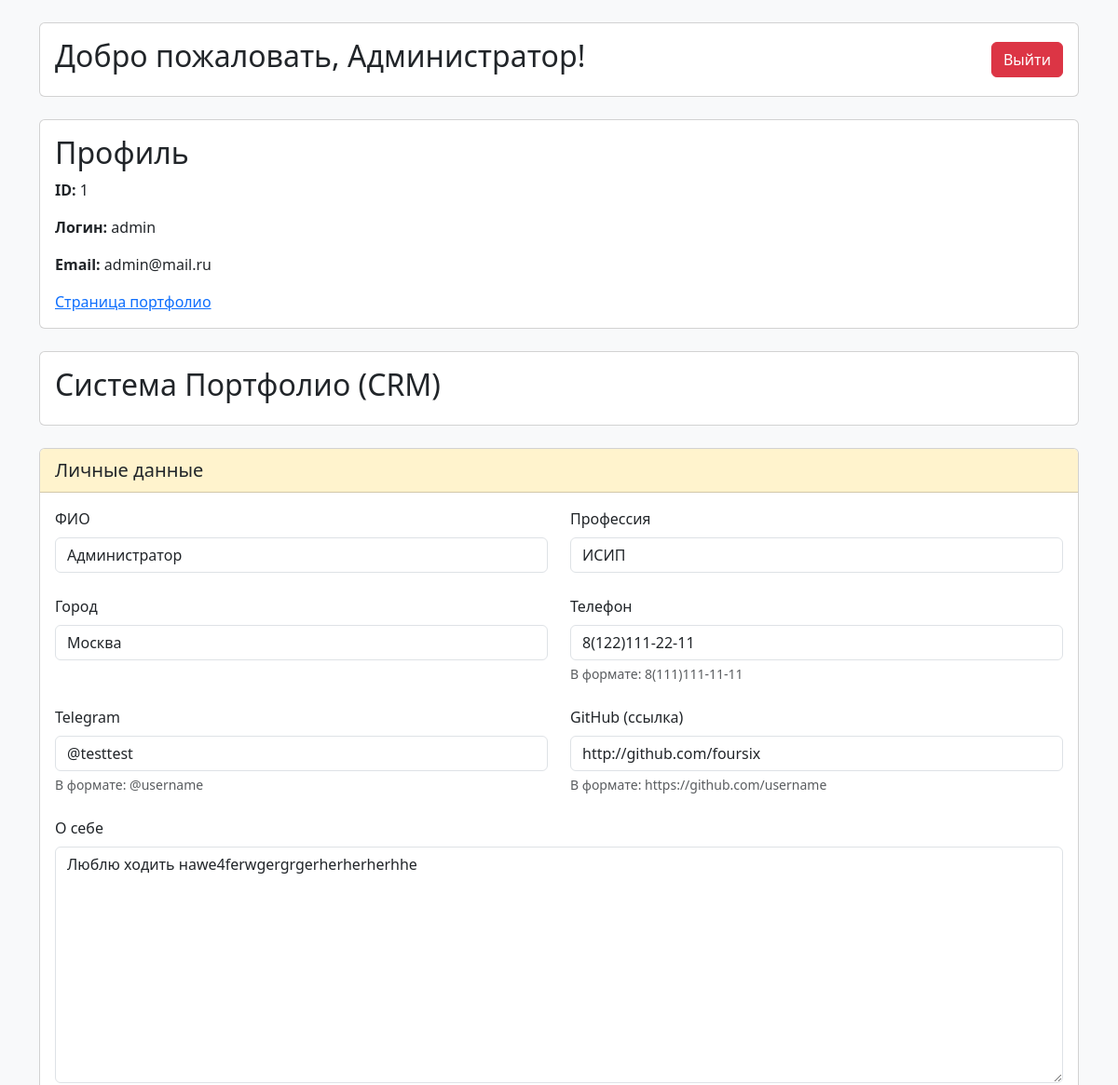
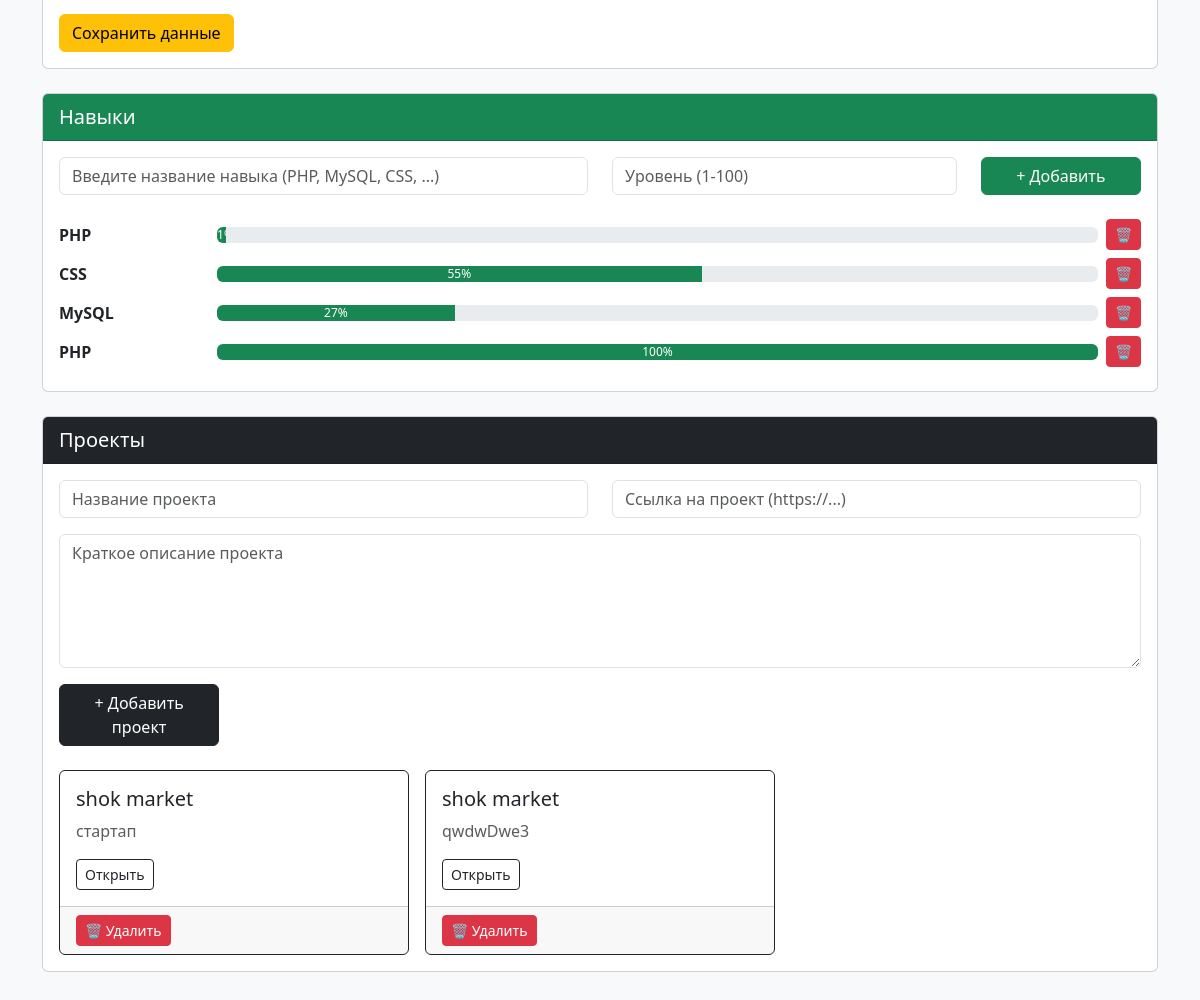
The app's page /adminpanel.php (signed in) with its own data (2 pictures, top to bottom).
### tables this page shows
CREATE TABLE `users` (
  `id` int NOT NULL,
  `name` varchar(150) NOT NULL,
  `login` varchar(50) NOT NULL,
  `password` varchar(50) NOT NULL,
  `email` varchar(100) NOT NULL
);

CREATE TABLE `portfolio` (
  `id` int NOT NULL,
  `user_id` int NOT NULL,
  `full_name` varchar(200) DEFAULT NULL,
  `profession` varchar(200) DEFAULT NULL,
  `city` varchar(100) DEFAULT NULL,
  `phone` varchar(20) DEFAULT NULL,
  `telegram` varchar(100) DEFAULT NULL,
  `github` varchar(200) DEFAULT NULL,
  `about` text
);

CREATE TABLE `skills` (
  `id` int NOT NULL,
  `user_id` int NOT NULL,
  `skill_name` varchar(100) NOT NULL,
  `level` int NOT NULL
);

CREATE TABLE `projects` (
  `id` int NOT NULL,
  `user_id` int NOT NULL,
  `title` varchar(150) NOT NULL,
  `description` text,
  `url` varchar(255) DEFAULT NULL
);

### adminpanel.php (the view, shortened to what this page needs)
<?php
    require "BD.php";
    $login = $_SESSION['user_login'];
    $user_id = $_SESSION['user_id'];
    $sql = "SELECT * FROM users WHERE login = :login";
    $stmt = $pdo->prepare($sql);
    $stmt->execute([':login' => $login]);
    $user = $stmt->fetch(PDO::FETCH_ASSOC);
    $stmtLD = $pdo->prepare("SELECT * FROM portfolio WHERE user_id = :zon_uid");
    $stmtLD->execute([':zon_uid' => $user_id]);
    $portfolio = $stmtLD->fetch(PDO::FETCH_ASSOC);
    $stmtSK = $pdo->prepare("SELECT * FROM skills WHERE user_id = :zon_uid");
    $stmtSK->execute([':zon_uid' => $user_id]);
    $skills = $stmtSK->fetchAll(PDO::FETCH_ASSOC);
    $stmtPR = $pdo->prepare("SELECT * FROM projects WHERE user_id = :zon_uid");
    $stmtPR->execute([':zon_uid' => $user_id]);
    $projects = $stmtPR->fetchAll(PDO::FETCH_ASSOC);
?>
<!DOCTYPE html>
<html lang="en">
<head>
    <link rel="stylesheet" href="Bootstrap\bootstrap.css">
</head>
<body class="bg-light container">
    <div class="card d-flex justify-content-between align-items-center flex-row mt-4 mb-4 p-3">
        <h2>Добро пожаловать, <?php echo $user['name']; ?>!</h2>
        <form method="POST" action="adminpanel.php">
            <button type="submit" name="logout" class="btn btn-danger" value="1">Выйти</button>
        </form>
    </div>
    <div class="card p-3 mb-4">
        <h2>Профиль</h2>
        <p><b>ID:</b> <?php echo $user['id']; ?></p>
        <p><b>Логин:</b> <?php echo $user['login']; ?></p>
        <p><b>Email:</b> <?php echo $user['email']; ?></p>
        <a href="portfolio.php?id=<?php echo $user['id']; ?>">Страница портфолио</a>
    </div>
    <div class="card d-flex justify-content-between align-items-center flex-row mt-4 mb-4 p-3">
        <h2>Система Портфолио (CRM)</h2>
    </div>
    <div class="card">
        <div class="card-header bg-warning-subtle fs-5">
            Личные данные
        </div>
        <div class="card-body">
            <form method="POST" action="adminpanel.php">
                <div class="row mb-4">
                    <div class="col-6">
                        <label for="full_name" class="form-label">ФИО</label>
                        <input type="text" class="form-control" id="full_name" placeholder="Введите полное ФИО" name="get_full_name" value="<?php echo $portfolio['full_name'] ?? ''; ?>">
                    </div>
                    <div class="col-6">
                        <label for="profession" class="form-label">Профессия</label>
                        <input type="text" class="form-control" id="profession" placeholder="Введите название профессии" name="get_profession" value="<?php echo $portfolio['profession'] ?? ''; ?>">
                    </div>
                </div>
                <div class="row mb-4">
                    <div class="col-6">
                        <label for="city" class="form-label">Город</label>
                        <input type="text" class="form-control" id="city" placeholder="Введите город" name="get_city" value="<?php echo $portfolio['city'] ?? ''; ?>">
                    </div>
                    <div class="col-6">
                        <label for="phone" class="form-label">Телефон</label>
                        <input type="text" class="form-control" id="phone" placeholder="Введите личный номер телефона" name="get_phone" value="<?php echo $portfolio['phone'] ?? ''; ?>">
                        <div class="form-text">В формате: 8(111)111-11-11</div>
                    </div>
                </div>
                <div class="row mb-4">
                    <div class="col-6">
                        <label for="telegram" class="form-label">Telegram</label>
                        <input type="text" class="form-control" id="telegram" placeholder="Введите имя пользователя" name="get_telegram" value="<?php echo $portfolio['telegram'] ?? ''; ?>">
                        <div class="form-text">В формате: @username</div>
                    </div>
                    <div class="col-6">
                        <label for="github" class="form-label">GitHub (ссылка)</label>
                        <input type="text" class="form-control" id="github" placeholder="Полная ссылка (url) на профиль" name="get_github" value="<?php echo $portfolio['github'] ?? ''; ?>">
                        <div class="form-text">В формате: https://github.com/username</div>
                    </div>
                </div>
                <div class="mb-3">
                    <label for="about" class="form-label">О себе</label>
                    <textarea class="form-control" id="about" rows="10" placeholder="Напишите информацию о себе" name="get_about" ><?php echo $portfolio['about'] ?? ''; ?></textarea>
                </div>
                <button type="submit" name="save_portfolio" class="btn btn-warning">Сохранить данные</button>
            </form>
        </div>
    </div>
    <div class="card mt-4">
        <div class="card-header bg-success text-white fs-5">
            Навыки
        </div>
        <div class="card-body">
            <form method="POST" action="adminpanel.php" class="row mb-4">
                 <div class="col-6">
                    <input type="text" class="form-control" name="get_skill" placeholder="Введите название навыка (PHP, MySQL, CSS, ...)" required>
                 </div>
                 <div class="col-4">
                    <input type="number" name="get_level" class="form-control" placeholder="Уровень (1-100)" min="1" max="100" required>
                 </div>
                 <div class="col-2">
                    <button type="submit" name="add_skill" class="btn btn-success text-white w-100">+ Добавить</button>
                 </div>
            </form>
            <?php if (empty($skills)): ?>
                        <p class="text-muted">Навыки еще не добавлены.</p>
            <?php else: ?>
                        <?php foreach ($skills as $element_skill): ?>
                                <div class="d-flex align-items-center mb-2 gap-2">
                                    <span style="width:150px"><b><?= $element_skill['skill_name'] ?></b></span>
                                    <div class="progress flex-grow-1">
                                        <div class="progress-bar bg-success" style="width: <?= $element_skill['level'] ?>%"><?= $element_skill['level'] ?>%</div>
                                    </div>
                                    <form method="POST" action="adminpanel.php" class="mb-0">
                                        <button type="submit" name="delete_skill" class="btn btn-sm btn-danger">🗑</button>
                                    </form>
                                </div>
                        <?php endforeach; ?>
            <?php endif; ?>
        </div>
    </div>
    <div class="card mt-4">
        <div class="card-header bg-dark text-white fs-5">
            Проекты
        </div>
        <div class="card-body">
            <form method="POST" action="adminpanel.php" class="row mb-4">
                 <div class="col-6">
                        <input type="text" class="form-control" name="get_title" placeholder="Название проекта" required>
                 </div>
                 <div class="col-6">
                        <input type="text" class="form-control" name="get_url" placeholder="Ссылка на проект (https://...)" required>
                 </div>
                 <div class="col-12 mt-3">
                        <textarea class="form-control" rows="5" placeholder="Краткое описание проекта" name="get_description"></textarea>
                 </div>
                 <div class="col-2 mt-3">
                        <button type="submit" class="btn btn-dark" name="add_project">+ Добавить проект</button>
                 </div>
            </form>
            <?php if (empty($projects)): ?>
                        <p class="text-muted">Проекты еще не добавлены.</p>
            <?php else: ?>
                        <div class="row g-3">
                                <?php foreach ($projects as $el): ?>
                                        <div class="col-4">
                                            <div class="card border-dark">
                                                <div class="card-body">
                                                    <h5 class="card-title"><?= $el['title'] ?></h5>
                                                    <p class="card-text text-muted"><?= $el['description'] ?></p>
                                                    <a href="<?= $el['url'] ?>" target="_blank" class="btn btn-sm btn-outline-dark">Открыть</a>
                                                </div>
                                                <div class="card-footer">
                                                    <form method="POST" action="adminpanel.php" class="mb-0">
                                                        <button type="submit" name="delete_project" class="btn btn-sm btn-danger">🗑 Удалить</button>
                                                    </form>
                                                </div>
                                            </div>
                                        </div>
                                <?php endforeach; ?>
                        </div>
            <?php endif; ?>
        </div>
    </div>
    <br><br>
</body>
</html>

### records on screen
users: name "Администратор", id "1", login "admin", email "admin@mail.ru"
portfolio: get_full_name "Администратор", get_profession "ИСИП", get_city "Москва", get_phone "8(122)111-22-11", get_telegram "@testtest", get_github "http://github.com/foursix", get_about "Люблю ходить наwe4ferwgergrgerherherherhhe"
skills: skill_name "PHP", level "1"
skills: skill_name "CSS", level "55"
skills: skill_name "MySQL", level "27"
skills: skill_name "PHP", level "100"
projects: title "shok market", description "стартап"
projects: title "shok market", description "qwdwDwe3"
